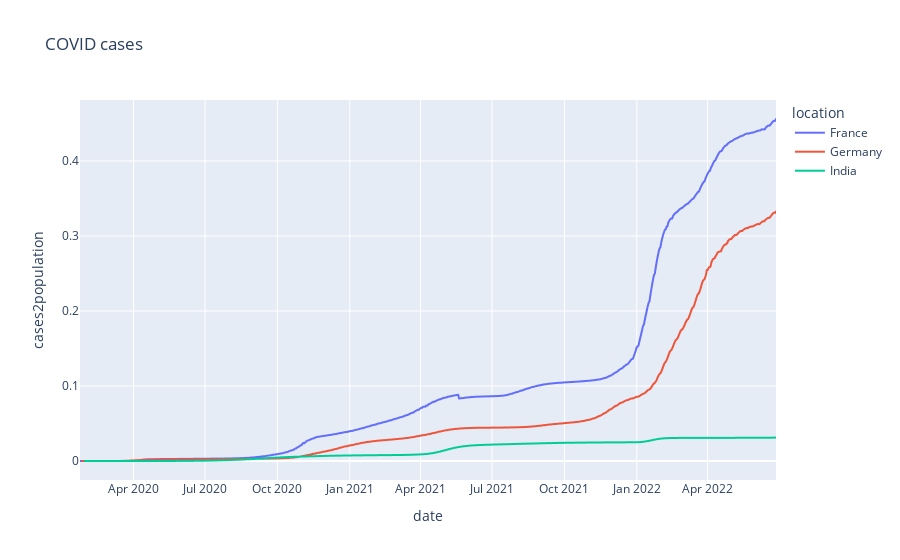

Notebook code for this chart:
### Markdown cell above
## Delivery 1
The relative cases overtime of Covid infectors (absolut Covid cases/population size)

### Code cell
fig = px.line(countries_df, x='date',y='cases2population',color='location',title = "COVID cases")
fig.show()

### Figure 1 — Plotly figure (JSON) as saved in the notebook; plotly's stock layout.template omitted (floating-point values rounded to 4 significant figures; data arrays with more than 128 entries replaced by an {"elided": "..."} marker saying what was removed)
{"data": [{"hovertemplate": "location=France<br>date=%{x}<br>cases2population=%{y}<extra></extra>", "legendgroup": "France", "line": {"color": "#636efa", "dash": "solid"}, "marker": {"symbol": "circle"}, "mode": "lines", "name": "France", "showlegend": true, "type": "scattergl", "x": {"elided": "886 str values"}, "xaxis": "x", "y": {"elided": "886 float values"}, "yaxis": "y"}, {"hovertemplate": "location=Germany<br>date=%{x}<br>cases2population=%{y}<extra></extra>", "legendgroup": "Germany", "line": {"color": "#EF553B", "dash": "solid"}, "marker": {"symbol": "circle"}, "mode": "lines", "name": "Germany", "showlegend": true, "type": "scattergl", "x": {"elided": "883 str values"}, "xaxis": "x", "y": {"elided": "883 float values"}, "yaxis": "y"}, {"hovertemplate": "location=India<br>date=%{x}<br>cases2population=%{y}<extra></extra>", "legendgroup": "India", "line": {"color": "#00cc96", "dash": "solid"}, "marker": {"symbol": "circle"}, "mode": "lines", "name": "India", "showlegend": true, "type": "scattergl", "x": {"elided": "880 str values"}, "xaxis": "x", "y": {"elided": "880 float values"}, "yaxis": "y"}], "layout": {"legend": {"title": {"text": "location"}, "tracegroupgap": 0}, "title": {"text": "COVID cases"}, "xaxis": {"anchor": "y", "domain": [0, 1], "title": {"text": "date"}}, "yaxis": {"anchor": "x", "domain": [0, 1], "title": {"text": "cases2population"}}}}
